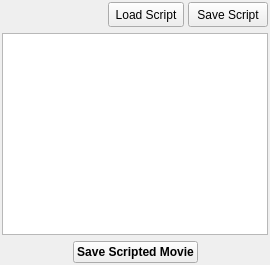
<?xml version="1.0" encoding="UTF-8"?>
<ui version="4.0">
 <class>ScriptMovieWidget</class>
 <widget class="QDockWidget" name="ScriptMovieWidget">
  <property name="geometry">
   <rect>
    <x>0</x>
    <y>0</y>
    <width>270</width>
    <height>265</height>
   </rect>
  </property>
  <property name="sizePolicy">
   <sizepolicy hsizetype="Preferred" vsizetype="Minimum">
    <horstretch>0</horstretch>
    <verstretch>0</verstretch>
   </sizepolicy>
  </property>
  <property name="minimumSize">
   <size>
    <width>270</width>
    <height>265</height>
   </size>
  </property>
  <property name="floating">
   <bool>true</bool>
  </property>
  <property name="allowedAreas">
   <set>Qt::LeftDockWidgetArea|Qt::RightDockWidgetArea</set>
  </property>
  <property name="windowTitle">
   <string>Script Movie</string>
  </property>
  <widget class="QWidget" name="dockWidgetContents">
   <layout class="QVBoxLayout" name="verticalLayout">
    <property name="margin">
     <number>2</number>
    </property>
    <item>
     <layout class="QHBoxLayout" name="horizontalLayout_3">
      <property name="spacing">
       <number>4</number>
      </property>
      <item>
       <spacer name="horizontalSpacer_3">
        <property name="orientation">
         <enum>Qt::Horizontal</enum>
        </property>
        <property name="sizeHint" stdset="0">
         <size>
          <width>40</width>
          <height>20</height>
         </size>
        </property>
       </spacer>
      </item>
      <item>
       <widget class="QToolButton" name="LoadScriptButton">
        <property name="sizePolicy">
         <sizepolicy hsizetype="Fixed" vsizetype="Fixed">
          <horstretch>0</horstretch>
          <verstretch>0</verstretch>
         </sizepolicy>
        </property>
        <property name="minimumSize">
         <size>
          <width>0</width>
          <height>25</height>
         </size>
        </property>
        <property name="text">
         <string>Load Script</string>
        </property>
        <property name="icon">
         <iconset resource="icons.qrc">
          <normaloff>:/file/icons/file_open.svg</normaloff>:/file/icons/file_open.svg</iconset>
        </property>
        <property name="iconSize">
         <size>
          <width>16</width>
          <height>16</height>
         </size>
        </property>
        <property name="toolButtonStyle">
         <enum>Qt::ToolButtonTextBesideIcon</enum>
        </property>
       </widget>
      </item>
      <item>
       <widget class="QPushButton" name="SaveScriptButton">
        <property name="sizePolicy">
         <sizepolicy hsizetype="Minimum" vsizetype="Fixed">
          <horstretch>0</horstretch>
          <verstretch>0</verstretch>
         </sizepolicy>
        </property>
        <property name="minimumSize">
         <size>
          <width>0</width>
          <height>25</height>
         </size>
        </property>
        <property name="text">
         <string>Save Script</string>
        </property>
        <property name="icon">
         <iconset resource="icons.qrc">
          <normaloff>:/file/icons/file_save.svg</normaloff>:/file/icons/file_save.svg</iconset>
        </property>
       </widget>
      </item>
     </layout>
    </item>
    <item>
     <widget class="QPlainTextEdit" name="ScriptTextEdit">
      <property name="tabStopWidth">
       <number>40</number>
      </property>
     </widget>
    </item>
    <item>
     <layout class="QHBoxLayout" name="horizontalLayout">
      <item>
       <spacer name="horizontalSpacer">
        <property name="orientation">
         <enum>Qt::Horizontal</enum>
        </property>
        <property name="sizeHint" stdset="0">
         <size>
          <width>40</width>
          <height>20</height>
         </size>
        </property>
       </spacer>
      </item>
      <item>
       <widget class="QPushButton" name="SaveScriptedMovieButton">
        <property name="font">
         <font>
          <weight>75</weight>
          <bold>true</bold>
         </font>
        </property>
        <property name="text">
         <string>Save Scripted Movie</string>
        </property>
        <property name="icon">
         <iconset resource="icons.qrc">
          <normaloff>:/playback/icons/traj_view.svg</normaloff>:/playback/icons/traj_view.svg</iconset>
        </property>
       </widget>
      </item>
      <item>
       <spacer name="horizontalSpacer_2">
        <property name="orientation">
         <enum>Qt::Horizontal</enum>
        </property>
        <property name="sizeHint" stdset="0">
         <size>
          <width>40</width>
          <height>20</height>
         </size>
        </property>
       </spacer>
      </item>
     </layout>
    </item>
   </layout>
  </widget>
 </widget>
 <resources>
  <include location="icons.qrc"/>
 </resources>
 <connections/>
</ui>
